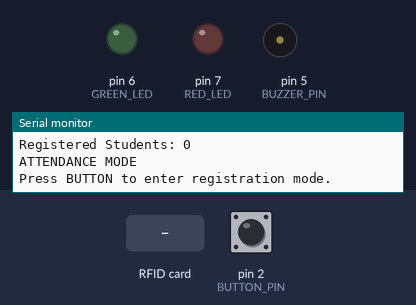
Bench run of a sketch on a simulated Arduino Uno, built with avr-gcc and run on an emulated ATmega328P. On the bench: output pins drawn as LEDs (lit = HIGH), buzzer (waves = sounding), the last lines printed to the serial monitor. The test bench sets the inputs (shaded band); at power-on: pin 2 (BUTTON_PIN) HIGH. EEPROM starts erased; pins used as bus, display or sensor lines are not drawn.

Above: at 2.3 s.
2.4 s: RFID card 5E 7A 19 C4 held to the reader
At 4.0 s:
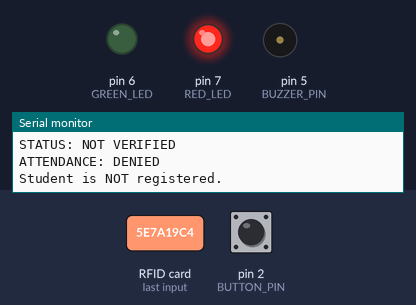
5.4 s: pin 2 (BUTTON_PIN) pulled LOW for 0.15 s
At 5.64 s:
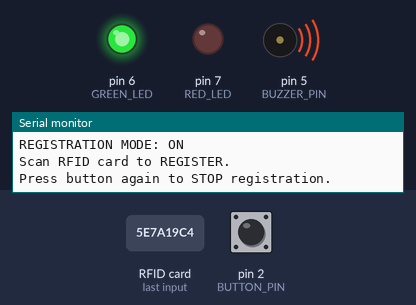
7.2 s: RFID card 5E 7A 19 C4 held to the reader
At 7.72 s:
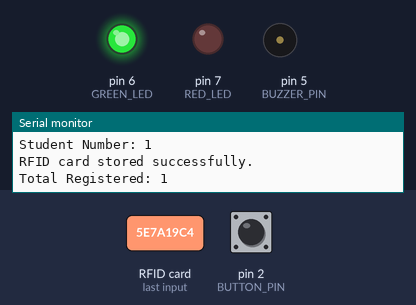
9.4 s: pin 2 (BUTTON_PIN) pulled LOW for 1 s
At 9.61 s:
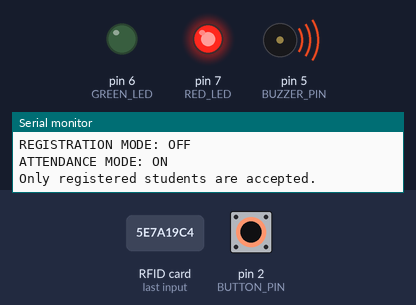
Timing chart, 0 to 12.4 s (numbered marks = the images above; inputs shaded):
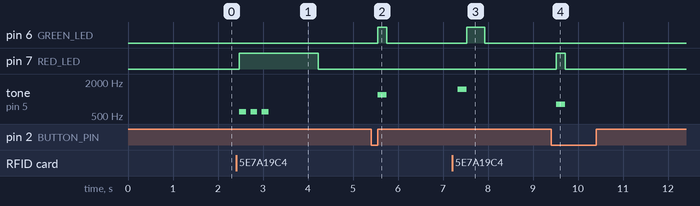

The sketch:

rfid.ino
```cpp
#include <SPI.h>
#include <MFRC522.h>
#include <EEPROM.h>

// PINS

#define SS_PIN       10
#define RST_PIN       9

#define BUZZER_PIN    5
#define GREEN_LED     6
#define RED_LED       7
#define BUTTON_PIN    2

// RFID

MFRC522 rfid(SS_PIN, RST_PIN);

// EEPROM

#define MAX_CARDS 20
#define UID_SIZE 10

int cardCount = 0;

// MODE

bool registrationMode = false;

// ATTENDANCE

bool attendanceMarked[MAX_CARDS];

//
// SETUP
//

void setup() {

  Serial.begin(9600);

  // RFID
  SPI.begin();
  rfid.PCD_Init();

  // Outputs
  pinMode(BUZZER_PIN, OUTPUT);
  pinMode(GREEN_LED, OUTPUT);
  pinMode(RED_LED, OUTPUT);

  // Button
  pinMode(BUTTON_PIN, INPUT_PULLUP);

  digitalWrite(GREEN_LED, LOW);
  digitalWrite(RED_LED, LOW);
  noTone(BUZZER_PIN);

  // Read registered cards
  cardCount = EEPROM.read(0);

  if (cardCount > MAX_CARDS) {
    cardCount = 0;
    EEPROM.update(0, 0);
  }

  // Clear attendance
  for (int i = 0; i < MAX_CARDS; i++) {
    attendanceMarked[i] = false;
  }

  Serial.println();
  Serial.println("================================");
  Serial.println("      RFID ATTENDANCE SYSTEM");
  Serial.println("================================");

  Serial.print("Registered Students: ");
  Serial.println(cardCount);

  Serial.println();
  Serial.println("ATTENDANCE MODE");
  Serial.println("Press BUTTON to enter registration mode.");
  Serial.println();

  delay(1000);
}


//
// MAIN LOOP
//

void loop() {

  // Check button FIRST
  checkButton();

  // Check RFID
  if (!rfid.PICC_IsNewCardPresent()) {
    return;
  }

  if (!rfid.PICC_ReadCardSerial()) {
    return;
  }

  Serial.println("--------------------------------");

  Serial.print("Card UID: ");
  printUID();
  Serial.println();

  // Registration
  if (registrationMode) {
    registerCard();
  }

  // Attendance
  else {
    checkAttendance();
  }

  rfid.PICC_HaltA();
  rfid.PCD_StopCrypto1();

  delay(500);
}


//
// BUTTON
//

void checkButton() {

  // Button uses INPUT_PULLUP
  // HIGH = not pressed
  // LOW  = pressed

  if (digitalRead(BUTTON_PIN) == LOW) {

    // Wait for button to settle
    delay(50);

    // Make sure button is still pressed
    if (digitalRead(BUTTON_PIN) == LOW) {

      // Toggle mode
      registrationMode = !registrationMode;

      Serial.println();
      Serial.println("================================");

      if (registrationMode == true) {

        Serial.println("REGISTRATION MODE: ON");
        Serial.println();
        Serial.println("Scan RFID card to REGISTER.");
        Serial.println("Press button again to STOP registration.");
        Serial.println();

        // Green LED + beep
        digitalWrite(GREEN_LED, HIGH);
        tone(BUZZER_PIN, 1200);
        delay(200);
        noTone(BUZZER_PIN);
        digitalWrite(GREEN_LED, LOW);

      } else {

        Serial.println("REGISTRATION MODE: OFF");
        Serial.println();
        Serial.println("ATTENDANCE MODE: ON");
        Serial.println("Only registered students are accepted.");
        Serial.println();

        // Red LED + beep to indicate mode change
        digitalWrite(RED_LED, HIGH);
        tone(BUZZER_PIN, 800);
        delay(200);
        noTone(BUZZER_PIN);
        digitalWrite(RED_LED, LOW);
      }

      Serial.println("================================");
      Serial.println();

      // IMPORTANT:
      // Wait until button is released
      while (digitalRead(BUTTON_PIN) == LOW) {
        delay(10);
      }

      // Small delay after release
      delay(100);
    }
  }
}


//
// PRINT UID
//

void printUID() {

  for (byte i = 0; i < rfid.uid.size; i++) {

    if (rfid.uid.uidByte[i] < 0x10) {
      Serial.print("0");
    }

    Serial.print(rfid.uid.uidByte[i], HEX);

    if (i < rfid.uid.size - 1) {
      Serial.print(" ");
    }
  }
}


//
// REGISTER CARD
//

void registerCard() {

  int existingCard = findCard();

  // Already registered
  if (existingCard != -1) {

    Serial.println("STATUS: ALREADY REGISTERED");

    Serial.print("Student Number: ");
    Serial.println(existingCard + 1);

    Serial.println("This card is already stored.");

    // Two beeps
    tone(BUZZER_PIN, 1200);
    delay(150);
    noTone(BUZZER_PIN);

    delay(100);

    tone(BUZZER_PIN, 1200);
    delay(150);
    noTone(BUZZER_PIN);

    greenFlash();

    return;
  }

  // Memory full
  if (cardCount >= MAX_CARDS) {

    Serial.println("ERROR: REGISTRATION FULL");

    errorBeep();

    return;
  }

  // EEPROM address
  int address = 1 + (cardCount * UID_SIZE);

  // Save UID
  for (byte i = 0; i < UID_SIZE; i++) {

    if (i < rfid.uid.size) {
      EEPROM.update(address + i, rfid.uid.uidByte[i]);
    }
    else {
      EEPROM.update(address + i, 0);
    }
  }

  // Increase count
  cardCount++;

  EEPROM.update(0, cardCount);

  Serial.println("STATUS: REGISTRATION SUCCESS");

  Serial.print("Student Number: ");
  Serial.println(cardCount);

  Serial.println("RFID card stored successfully.");

  Serial.print("Total Registered: ");
  Serial.println(cardCount);

  // Success
  tone(BUZZER_PIN, 1500);
  delay(200);
  noTone(BUZZER_PIN);

  greenFlash();

  Serial.println();
  Serial.println("Scan another student card.");
}


//
// ATTENDANCE
//

void checkAttendance() {

  int studentNumber = findCard();

  //
  // VERIFIED
  //

  if (studentNumber != -1) {

    Serial.println("STATUS: VERIFIED");

    Serial.print("Student Number: ");
    Serial.println(studentNumber + 1);

    // Already marked
    if (attendanceMarked[studentNumber]) {

      Serial.println("ATTENDANCE: ALREADY MARKED");

      digitalWrite(RED_LED, HIGH);

      tone(BUZZER_PIN, 700);
      delay(200);
      noTone(BUZZER_PIN);

      delay(500);

      digitalWrite(RED_LED, LOW);

      return;
    }

    // Mark attendance
    attendanceMarked[studentNumber] = true;

    Serial.println("ATTENDANCE: MARKED");
    Serial.println("Student is PRESENT.");

    // Green LED
    digitalWrite(GREEN_LED, HIGH);
    digitalWrite(RED_LED, LOW);

    // Success beep
    tone(BUZZER_PIN, 1500);
    delay(200);
    noTone(BUZZER_PIN);

    delay(1000);

    digitalWrite(GREEN_LED, LOW);
  }

  //
  // NOT VERIFIED
  //

  else {

    Serial.println("STATUS: NOT VERIFIED");

    Serial.println("ATTENDANCE: DENIED");

    Serial.println("Student is NOT registered.");

    digitalWrite(GREEN_LED, LOW);
    digitalWrite(RED_LED, HIGH);

    // Three warning beeps
    errorBeep();

    delay(1000);

    digitalWrite(RED_LED, LOW);
  }
}


//
// FIND CARD
//

int findCard() {

  for (int card = 0; card < cardCount; card++) {

    int address = 1 + (card * UID_SIZE);

    bool match = true;

    for (byte i = 0; i < UID_SIZE; i++) {

      byte storedByte = EEPROM.read(address + i);

      byte scannedByte = 0;

      if (i < rfid.uid.size) {
        scannedByte = rfid.uid.uidByte[i];
      }

      if (storedByte != scannedByte) {

        match = false;
        break;
      }
    }

    if (match) {
      return card;
    }
  }

  return -1;
}


//
// GREEN LED
//

void greenFlash() {

  digitalWrite(GREEN_LED, HIGH);
  delay(400);
  digitalWrite(GREEN_LED, LOW);
}


//
// ERROR BEEP
//

void errorBeep() {

  for (int i = 0; i < 3; i++) {

    tone(BUZZER_PIN, 600);
    delay(150);

    noTone(BUZZER_PIN);
    delay(100);
  }
}
```

Measured:
- after the input at 2.4 s, pin 7 (RED_LED): LOW → HIGH after 0.07 s, → LOW 1.8 s later; tone on pin 5 (BUZZER_PIN): alternates 600 Hz for 0.15 s and silent for 0.10 s, 6 changes in all, then stays silent, starting after 0.07 s
- after the input at 5.4 s, pin 6 (GREEN_LED): LOW → HIGH after 0.15 s, → LOW 0.20 s later; tone on pin 5 (BUZZER_PIN): silent → 1200 Hz after 0.15 s, → silent 0.20 s later
- after the input at 7.2 s, pin 6 (GREEN_LED): LOW → HIGH after 0.33 s, → LOW 0.40 s later; tone on pin 5 (BUZZER_PIN): silent → 1500 Hz after 0.13 s, → silent 0.20 s later
- after the input at 9.4 s, pin 7 (RED_LED): LOW → HIGH after 0.11 s, → LOW 0.20 s later; tone on pin 5 (BUZZER_PIN): silent → 800 Hz after 0.11 s, → silent 0.20 s later
